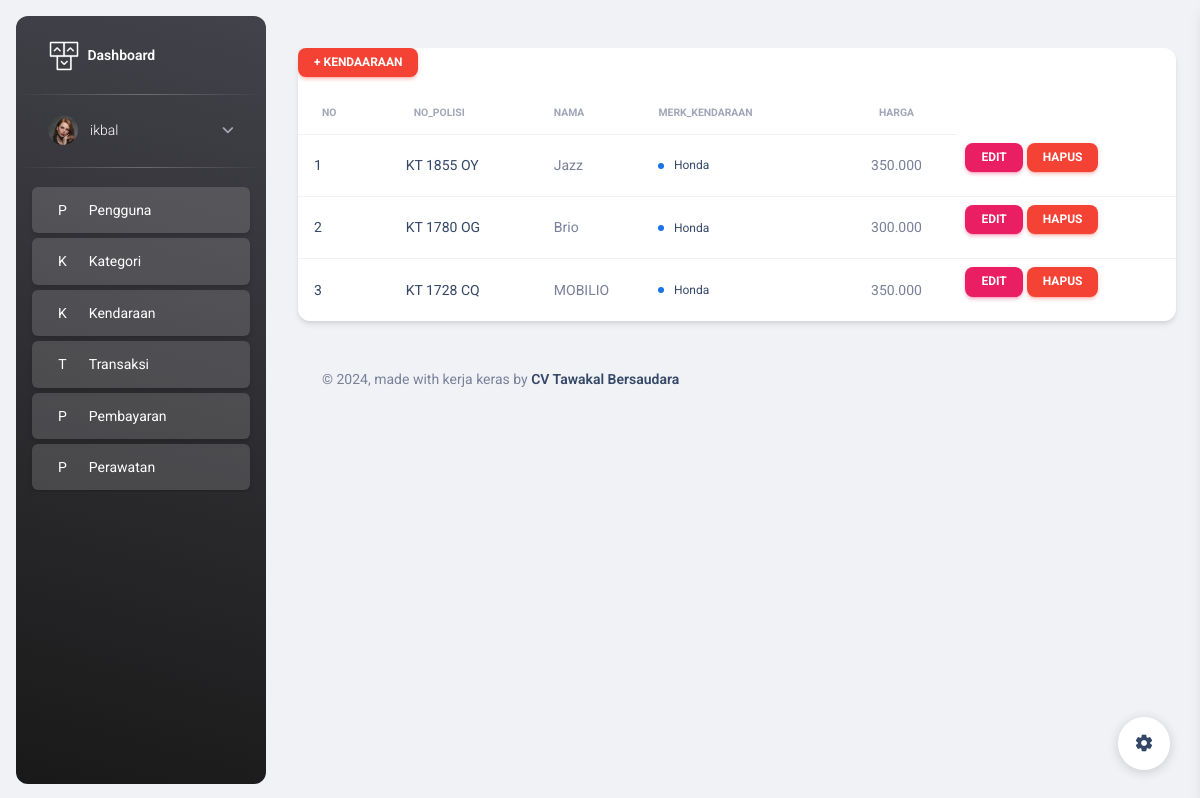
Screenshot of /dashboard/kendaraan/ (signed in) with the database file from the repository.
### blog/models.py (models this page shows, shortened)
class Kendaraan(models.Model):
    kategori = models.ForeignKey(
        Kategori, on_delete=models.CASCADE, blank=True, null=True)
    no_polisi = models.CharField(max_length=100, blank=True, null=True)
    nama = models.CharField(max_length=100, blank=True, null=True)
    type_kendaraan = models.CharField(max_length=100, blank=True, null=True)
    tahun_kendaraan = models.CharField(max_length=20, blank=True, null=True)
    harga = models.DecimalField(
        max_digits=10, decimal_places=3, blank=True, null=True)
    status = models.CharField(max_length=20, choices=[(
        'tersedia', 'Tersedia'), ('disewa', 'Disewa')], default='tersedia')
    class Meta:
        verbose_name_plural = "Kendaraan"

class Kategori(models.Model):
    nama = models.CharField(max_length=100)
    def __str__(self):
        return "{}".format(self.nama,)
    class Meta:
        verbose_name_plural = "Kategori"

### blog/views.py (the view)
# urls.py: path('kendaraan/',kendaraan, name='tabel_kendaraan'),
@login_required
def kendaraan(request):
    template_name = "back/tabel_kendaraan.html"
    kendaraan = Kendaraan.objects.all()
    context ={
        'kendaraan':kendaraan,
    }
    return render(request, template_name, context)

### templates/back/tabel_kendaraan.html
{% extends 'back/base.html' %}
{% block content %}
<div class="container-fluid py-4">
  <div class="row my-4">
    <div class="col-12">
      <div class="card">
        <div class="table-responsive">
          <div class="toolbar">
            <a class="btn btn-sm btn-danger" href="{% url 'tambah_kendaraan' %}">+ Kendaaraan</a>
          </div>
          <table class="table align-items-center mb-0">
            <thead>
                <tr>
                    <th class="text-uppercase text-xxs font-weight-bolder opacity-7">
                        No
                    </th>
                    <th class="text-uppercase text-xxs font-weight-bolder opacity-7">
                        no_polisi
                    </th>
                    <th class="text-uppercase text-xxs font-weight-bolder opacity-7 ps-2">
                        nama
                    </th>
                    <th class="text-uppercase text-xxs font-weight-bolder opacity-7 ps-2">
                        merk_kendaraan
                    </th>
                    <th class="text-center text-uppercase text-xxs font-weight-bolder opacity-7">
                        harga
                    </th>
                </tr>
            </thead>
            <tbody>
                {% for a in kendaraan %}
                <tr>
                    <td>
                        <div class="d-flex px-2 py-1">
                            <h6 class="mb-0 font-weight-normal text-sm">{{ forloop.counter }}</h6>
                        </div>
                    </td>
                    <td>
                        <div class="d-flex px-2 py-1">
                            <h6 class="mb-0 font-weight-normal text-sm">{{ a.no_polisi }}</h6>
                        </div>
                    </td>
                    <td>
                        <p class="text-sm font-weight-normal mb-0">{{ a.nama }}</p>
                    </td>
                    <td>
                        <span class="badge badge-dot me-4">
                            <i class="bg-info"></i>
                            <span class="text-dark text-xs">{{ a.kategori }}</span>
                        </span>
                    </td>
                    <td class="align-middle text-center">
                        <p class="text-sm font-weight-normal mb-0">{{ a.harga }}</p>
                    </td>
                    <td>
                        <a href="{% url 'edit_kendaraan' a.id %}" class="btn btn-sm btn-primary">Edit</a>
                        <a href="{% url 'hapus_kendaraan' a.id %}" class="btn btn-sm btn-danger">Hapus</a>
                    </td>
                </tr>
                {% endfor %}
            </tbody>
        </table>
        </div>
      </div>
    </div>
  </div>
  <footer class="footer py-4">
    <div class="container-fluid">
      <div class="row align-items-center justify-content-lg-between">
        <div class="col-lg-6 mb-lg-0 mb-4">
          <div class="copyright text-center text-sm text-muted text-lg-start">
            © <script>document.write(new Date().getFullYear());</script>, made with kerja keras</i> by
            <a href="https://www.creative-tim.com" class="font-weight-bold" target="_blank">CV Tawakal Bersaudara</a>
          </div>
        </div>
      </div>
    </div>
  </footer>
</div>
{% endblock content %}

### templates/back/base.html (shortened to what this page needs)
{% load static %}
<!DOCTYPE html>
<html lang="en">
<head>
  <link href="{% static 'back/css/nucleo-icons.css' %}" rel="stylesheet" />
  <link href="{% static 'back/css/nucleo-svg.css' %}" rel="stylesheet" />
  <link id="pagestyle" href="{% static 'back/css/material-dashboard.css' %}?v=3.0.1" rel="stylesheet" />
</head>
<body class="g-sidenav-show  bg-gray-200">
  {% include 'back/menu.html' %}
  <main class="main-content position-relative max-height-vh-100 h-100 border-radius-lg ">
  {% block content %}
  {% endblock content %}
  </main>
  <div class="fixed-plugin">
    <a class="fixed-plugin-button text-dark position-fixed px-3 py-2">
      <i class="material-icons py-2">settings</i>
    </a>
  </div>
</body>
</html>

### templates/back/menu.html (shortened to what this page needs)
{% load static %}
<aside class="sidenav navbar navbar-vertical navbar-expand-xs border-0 border-radius-xl my-3 fixed-start ms-3   bg-gradient-dark" id="sidenav-main">
  <div class="sidenav-header">
    <a class="navbar-brand m-0" href="{% url 'dashboard' %}">
        <img src="{% static 'back/img/logo-ct.png' %}" class="navbar-brand-img h-100" alt="main_logo">
        <span class="ms-1 font-weight-bold text-white">Dashboard</span>
    </a>
</div>
    <hr class="horizontal light mt-0 mb-2">
    <div class="collapse navbar-collapse  w-auto h-auto max-height-vh-100 h-100" id="sidenav-collapse-main">
      <ul class="navbar-nav">
        <li class="nav-item mb-2 mt-0">
          <a data-bs-toggle="collapse" href="#ProfileNav" class="nav-link text-white" aria-controls="ProfileNav" role="button" aria-expanded="false">
            <img src="{% static 'back/img/team-3.jpg' %}" class="avatar">
            <span class="nav-link-text ms-2 ps-1">{{user}}</span>
          </a>
        </li>
        <hr class="horizontal light mt-0">
                    <li class="nav-item">
                      <a class="nav-link text-white active" href="{% url 'tabel_users' %}">
                        <span class="sidenav-mini-icon"> P </span>
                        <span class="sidenav-normal  ms-2  ps-1"> Pengguna </span>
                      </a>
                    </li>
                    <li class="nav-item">
                      <a class="nav-link text-white active" href="{% url 'kategori' %}">
                        <span class="sidenav-mini-icon"> K </span>
                        <span class="sidenav-normal  ms-2  ps-1"> Kategori </span>
                      </a>
                    </li>
                    <li class="nav-item">
                      <a class="nav-link text-white active" href="{% url 'tabel_kendaraan' %}">
                        <span class="sidenav-mini-icon"> K </span>
                        <span class="sidenav-normal  ms-2  ps-1"> Kendaraan </span>
                      </a>
                    </li>
                    <li class="nav-item">
                      <a class="nav-link text-white active" href="{% url 'transaksi_back' %}">
                        <span class="sidenav-mini-icon"> T </span>
                        <span class="sidenav-normal  ms-2  ps-1"> Transaksi </span>
                      </a>
                    </li>
                    <li class="nav-item">
                      <a class="nav-link text-white active" href="{% url 'pembayaran_back' %}">
                        <span class="sidenav-mini-icon"> P </span>
                        <span class="sidenav-normal  ms-2  ps-1"> Pembayaran </span>
                      </a>
                    </li>
                    <li class="nav-item">
                      <a class="nav-link text-white active" href="{% url 'monitoring' %}">
                        <span class="sidenav-mini-icon"> P </span>
                        <span class="sidenav-normal  ms-2  ps-1"> Perawatan </span>
                      </a>
                    </li>
                  </ul>
                </div>
  </aside>

### rows the page displays
Kendaraan: no_polisi "KT 1855 OY", nama "Jazz", kategori "Honda", harga "350.000"
Kendaraan: no_polisi "KT 1780 OG", nama "Brio", kategori "Honda", harga "300.000"
Kendaraan: no_polisi "KT 1728 CQ", nama "MOBILIO", kategori "Honda", harga "350.000"

### other values shown
{{ user }} "ikbal"
